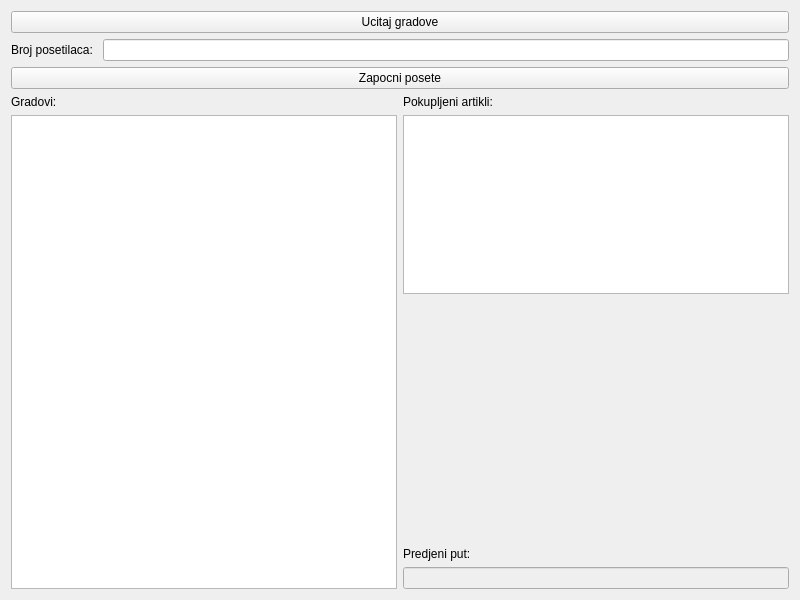
<?xml version="1.0" encoding="UTF-8"?>
<ui version="4.0">
 <class>Widget</class>
 <widget class="QWidget" name="Widget">
  <property name="geometry">
   <rect>
    <x>0</x>
    <y>0</y>
    <width>800</width>
    <height>600</height>
   </rect>
  </property>
  <property name="windowTitle">
   <string>Widget</string>
  </property>
  <layout class="QVBoxLayout" name="verticalLayout_3">
   <item>
    <layout class="QGridLayout" name="gridLayout">
     <item row="1" column="0">
      <widget class="QLabel" name="label">
       <property name="text">
        <string>Broj posetilaca: </string>
       </property>
      </widget>
     </item>
     <item row="2" column="0" colspan="2">
      <widget class="QPushButton" name="pbZapocniPosete">
       <property name="text">
        <string>Zapocni posete</string>
       </property>
      </widget>
     </item>
     <item row="1" column="1">
      <widget class="QLineEdit" name="leBrojPosetilaca"/>
     </item>
     <item row="0" column="0" colspan="2">
      <widget class="QPushButton" name="pbUcitajGradove">
       <property name="text">
        <string>Ucitaj gradove</string>
       </property>
      </widget>
     </item>
    </layout>
   </item>
   <item>
    <layout class="QHBoxLayout" name="horizontalLayout">
     <item>
      <layout class="QVBoxLayout" name="verticalLayout">
       <item>
        <widget class="QLabel" name="label_2">
         <property name="text">
          <string>Gradovi:</string>
         </property>
        </widget>
       </item>
       <item>
        <widget class="QListWidget" name="lwGradovi"/>
       </item>
      </layout>
     </item>
     <item>
      <layout class="QVBoxLayout" name="verticalLayout_2">
       <item>
        <widget class="QLabel" name="label_3">
         <property name="text">
          <string>Pokupljeni artikli:</string>
         </property>
        </widget>
       </item>
       <item>
        <widget class="QListWidget" name="lwArtikli"/>
       </item>
       <item>
        <spacer name="verticalSpacer">
         <property name="orientation">
          <enum>Qt::Orientation::Vertical</enum>
         </property>
         <property name="sizeHint" stdset="0">
          <size>
           <width>20</width>
           <height>260</height>
          </size>
         </property>
        </spacer>
       </item>
       <item>
        <widget class="QLabel" name="label_4">
         <property name="text">
          <string>Predjeni put:</string>
         </property>
        </widget>
       </item>
       <item>
        <widget class="QLineEdit" name="lePredjeniPut">
         <property name="enabled">
          <bool>false</bool>
         </property>
        </widget>
       </item>
      </layout>
     </item>
    </layout>
   </item>
  </layout>
 </widget>
 <resources/>
 <connections/>
</ui>
